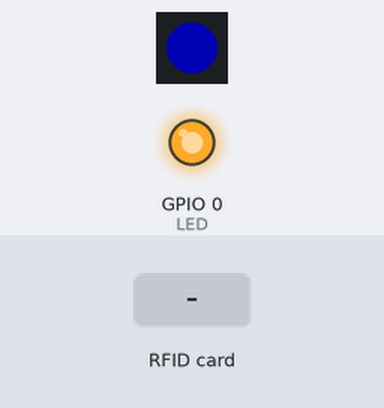
The sketch below on a simulated ESP8266 (NodeMCU). On the bench: 1 RGB LEDs in strip order, left to right, output pins drawn as LEDs (lit = HIGH). The test bench sets the inputs (shaded band). Dim RGB values are drawn brighter than linear; WiFi joins after 1.5 s; servers stay silent unless stated; no MQTT or app messages arrive unless stated; what the sketch prints to the serial monitor is not drawn.

Above: at 0.1 s.
At 2.7 s:
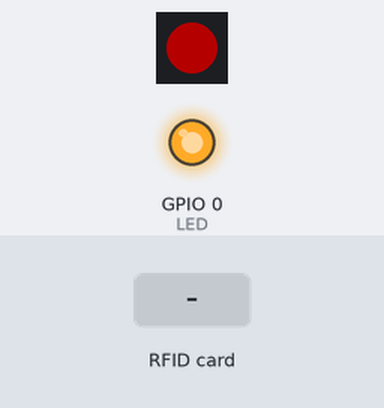
2.8 s: RFID card 5E 7A 19 C4 held to the reader
At 3.37 s:
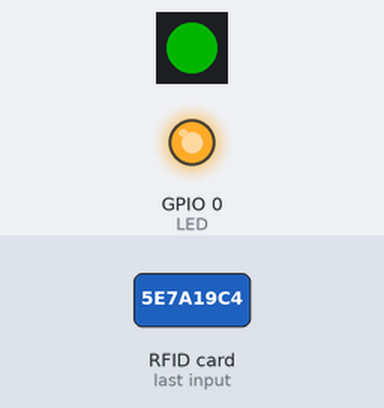
Timing chart, 0 to 5.8 s (numbered marks = the images above; inputs shaded):
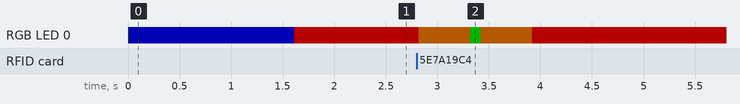

The sketch:

Card_Reader_For_Admin.ino
```cpp
// Kevin Gilboy 2018
// Pitt Makerspace

#include <SPI.h>
#include <MFRC522.h>
#include <ESP8266WiFi.h>
#include <PubSubClient.h>
#include <Adafruit_NeoPixel.h>
#ifdef __AVR__
  #include <avr/power.h>
#endif

// Unique identifier of this makerspace
#define TOOLNAME "ms1_volunteer"

// Define some colors and which LED we will be using
#define RED pixels.Color(63,0,0)
#define BLUE pixels.Color(0,0,63)
#define GREEN pixels.Color(0,63,0)
#define YELLOW pixels.Color(63,31,0)
#define LED 0

// Define the pins for the RFID reader
#define RST_PIN   4     // Configurable
#define SS_PIN    5    // Configurable

// Create MFRC522 instance
MFRC522 mfrc522(SS_PIN, RST_PIN);

// Create neopixel instance
Adafruit_NeoPixel pixels = Adafruit_NeoPixel(1, 15);

// Store the wifi credentials and mqtt server IP
const char* ssid = "SSID";
const char* password = "PASSWORD";
const char* mqtt_server = "192.168.0.1";

// Wifi/MQTT comms variables
WiFiClient espClient;
PubSubClient client(espClient);
char recmsg[127];
char sendmsg[127];
char uid[9];

// State variables
int card_in_slot = false;
int powerswitch_status = 0; // this could be a bool but its easier to keep as an int since its sent to the server in a string

//
// Sets LED color
//
void setLED(uint32_t c){
  pixels.setPixelColor(0,c);
  pixels.show();
}

//
// Sets up wifi
//
void setup_wifi() {
  delay(10);
  // We start by connecting to a WiFi network
  Serial.println();
  Serial.print("Connecting to ");
  Serial.println(ssid);

  // Show blue while we are connecting
  setLED(BLUE);
  WiFi.begin(ssid, password);

  // Wait for connection
  while (WiFi.status() != WL_CONNECTED) {
    delay(500);
    Serial.print(".");
  }

  // Once connected, show red, which means the tool is disabled and we are waiting on an ID to be inserted
  setLED(RED);
  Serial.println("");
  Serial.println("WiFi connected");
  Serial.println("IP address: ");
  Serial.println(WiFi.localIP());
}

//
// Callback for any received MQTT message (not used for admin card reader)
//
void callback(char* topic, byte* payload, unsigned int length) {

}

//
// Reconnect to MQTT server
//
void reconnect() {
  // Loop until we're reconnected
  while (!client.connected()) {
    // Show blue while reconnecting
    setLED(BLUE);
    Serial.print("Attempting MQTT connection...");
    // Attempt to connect
    if (client.connect(TOOLNAME"_rfid")) {
      Serial.println("connected");
    } else {
      Serial.print("failed, rc=");
      Serial.print(client.state());
      Serial.println(" try again in 5 seconds");
      // Wait 5 seconds before retrying
      delay(5000);
    }
  }

  // Once reconnected, show red
  setLED(RED);
}

void setup() {
  // Initialize the BUILTIN_LED pin as an output
  pinMode(LED, OUTPUT);
  digitalWrite(LED,HIGH);
  pixels.begin();

  // Begin Serial for debugging
  Serial.begin(115200);

  // Connect to Wifi and configure mqtt server/callback
  setup_wifi();
  client.setServer(mqtt_server, 1883);
  client.setCallback(callback);

  // Init the RFID reader
  SPI.begin();
  mfrc522.PCD_Init();
  mfrc522.PCD_SetAntennaGain(112); //Increase antenna gain
}

void loop() {
  // Reconnect to MQTT if not connected
  if (!client.connected()) {
    reconnect();
  }

  // If a new card has been detected on the reader
  if(mfrc522.PICC_IsNewCardPresent() && mfrc522.PICC_ReadCardSerial()) {
    // Make sure a card is not in the slot already (this should always be satisfied)
    if(!card_in_slot) {
      card_in_slot = true;
      Serial.println("Card detected");

      // Send server a message with all necessary info to authenticate user.
      sprintf(uid,"%02X%02X%02X%02X\0",mfrc522.uid.uidByte[0],mfrc522.uid.uidByte[1],mfrc522.uid.uidByte[2],mfrc522.uid.uidByte[3]);
      sprintf(sendmsg,"{\"toolname\":\"%s\",\"uid\":\"%s\"}",TOOLNAME,uid);
      client.publish("makermqtt/rfid/admin_card_detected",sendmsg);

      setLED(YELLOW);
      delay(500);
      setLED(GREEN);
    }
  }
  // Else, if a card has been removed from the reader
  else if(!mfrc522.PICC_IsNewCardPresent() || !mfrc522.PICC_ReadCardSerial()){
    // Make sure a card was on the slot already (this should always be satisfied)
    if(card_in_slot){
      card_in_slot = false;

      Serial.println("Card removed");

      // Send server a message with all necessary info to terminate the volunteer's session
      sprintf(sendmsg,"{\"toolname\":\"%s\",\"uid\":\"%s\"}",TOOLNAME,uid);
      client.publish("makermqtt/rfid/admin_card_removed",sendmsg);

      setLED(YELLOW);
      delay(500);
      setLED(RED);
    }
  }

  delay(50);
  client.loop();
}
```

Measured:
- after the input at 2.8 s, RGB LED 0: RGB(63, 0, 0) → RGB(63, 31, 0) at once, → RGB(0, 63, 0) 0.50 s later, → RGB(63, 31, 0) 0.10 s later, → RGB(63, 0, 0) 0.50 s later
